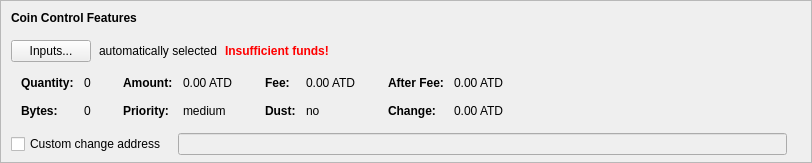
    <widget class="QFrame" name="frameCoinControl">
     <property name="sizePolicy">
      <sizepolicy hsizetype="Expanding" vsizetype="Expanding">
       <horstretch>0</horstretch>
       <verstretch>0</verstretch>
      </sizepolicy>
     </property>
     <property name="maximumSize">
      <size>
       <width>16777215</width>
       <height>16777215</height>
      </size>
     </property>
     <property name="frameShape">
      <enum>QFrame::StyledPanel</enum>
     </property>
     <property name="frameShadow">
      <enum>QFrame::Sunken</enum>
     </property>
     <layout class="QVBoxLayout" name="verticalLayoutCoinControl2">
      <property name="spacing">
       <number>0</number>
      </property>
      <property name="leftMargin">
       <number>0</number>
      </property>
      <property name="topMargin">
       <number>0</number>
      </property>
      <property name="rightMargin">
       <number>0</number>
      </property>
      <property name="bottomMargin">
       <number>6</number>
      </property>
      <item>
       <layout class="QVBoxLayout" name="verticalLayoutCoinControl" stretch="0,0,0,0,1">
        <property name="spacing">
         <number>0</number>
        </property>
        <property name="leftMargin">
         <number>10</number>
        </property>
        <property name="topMargin">
         <number>10</number>
        </property>
        <item>
         <layout class="QHBoxLayout" name="horizontalLayoutCoinControl1">
          <property name="bottomMargin">
           <number>15</number>
          </property>
          <item>
           <widget class="QLabel" name="labelCoinControlFeatures">
            <property name="sizePolicy">
             <sizepolicy hsizetype="Preferred" vsizetype="Maximum">
              <horstretch>0</horstretch>
              <verstretch>0</verstretch>
             </sizepolicy>
            </property>
            <property name="font">
             <font>
              <weight>75</weight>
              <bold>true</bold>
             </font>
            </property>
            <property name="styleSheet">
             <string notr="true">font-weight:bold;</string>
            </property>
            <property name="text">
             <string>Coin Control Features</string>
            </property>
           </widget>
          </item>
         </layout>
        </item>
        <item>
         <layout class="QHBoxLayout" name="horizontalLayoutCoinControl2" stretch="0,0,0,0">
          <property name="spacing">
           <number>8</number>
          </property>
          <property name="bottomMargin">
           <number>10</number>
          </property>
          <item>
           <widget class="QPushButton" name="pushButtonCoinControl">
            <property name="styleSheet">
             <string notr="true"/>
            </property>
            <property name="text">
             <string>Inputs...</string>
            </property>
            <property name="autoDefault">
             <bool>false</bool>
            </property>
           </widget>
          </item>
          <item>
           <widget class="QLabel" name="labelCoinControlAutomaticallySelected">
            <property name="text">
             <string>automatically selected</string>
            </property>
            <property name="margin">
             <number>5</number>
            </property>
           </widget>
          </item>
          <item>
           <widget class="QLabel" name="labelCoinControlInsuffFunds">
            <property name="font">
             <font>
              <weight>75</weight>
              <bold>true</bold>
             </font>
            </property>
            <property name="styleSheet">
             <string notr="true">color:red;font-weight:bold;</string>
            </property>
            <property name="text">
             <string>Insufficient funds!</string>
            </property>
            <property name="margin">
             <number>5</number>
            </property>
           </widget>
          </item>
          <item>
           <spacer name="horizontalSpacerCoinControl">
            <property name="orientation">
             <enum>Qt::Horizontal</enum>
            </property>
            <property name="sizeHint" stdset="0">
             <size>
              <width>40</width>
              <height>1</height>
             </size>
            </property>
           </spacer>
          </item>
         </layout>
        </item>
        <item>
         <widget class="QWidget" name="widgetCoinControl" native="true">
          <property name="sizePolicy">
           <sizepolicy hsizetype="Preferred" vsizetype="Preferred">
            <horstretch>0</horstretch>
            <verstretch>0</verstretch>
           </sizepolicy>
          </property>
          <property name="minimumSize">
           <size>
            <width>0</width>
            <height>0</height>
           </size>
          </property>
          <property name="styleSheet">
           <string notr="true"/>
          </property>
          <layout class="QHBoxLayout" name="horizontalLayoutCoinControl5">
           <property name="leftMargin">
            <number>0</number>
           </property>
           <property name="topMargin">
            <number>0</number>
           </property>
           <property name="rightMargin">
            <number>0</number>
           </property>
           <property name="bottomMargin">
            <number>0</number>
           </property>
           <item>
            <layout class="QHBoxLayout" name="horizontalLayoutCoinControl3" stretch="0,0,0,1">
             <property name="spacing">
              <number>20</number>
             </property>
             <property name="topMargin">
              <number>0</number>
             </property>
             <property name="bottomMargin">
              <number>10</number>
             </property>
             <item>
              <layout class="QFormLayout" name="formLayoutCoinControl1">
               <property name="horizontalSpacing">
                <number>10</number>
               </property>
               <property name="verticalSpacing">
                <number>14</number>
               </property>
               <property name="leftMargin">
                <number>10</number>
               </property>
               <property name="topMargin">
                <number>4</number>
               </property>
               <property name="rightMargin">
                <number>6</number>
               </property>
               <item row="0" column="0">
                <widget class="QLabel" name="labelCoinControlQuantityText">
                 <property name="font">
                  <font>
                   <weight>75</weight>
                   <bold>true</bold>
                  </font>
                 </property>
                 <property name="text">
                  <string>Quantity:</string>
                 </property>
                 <property name="margin">
                  <number>0</number>
                 </property>
                </widget>
               </item>
               <item row="0" column="1">
                <widget class="QLabel" name="labelCoinControlQuantity">
                 <property name="cursor">
                  <cursorShape>IBeamCursor</cursorShape>
                 </property>
                 <property name="contextMenuPolicy">
                  <enum>Qt::ActionsContextMenu</enum>
                 </property>
                 <property name="text">
                  <string notr="true">0</string>
                 </property>
                 <property name="margin">
                  <number>0</number>
                 </property>
                 <property name="textInteractionFlags">
                  <set>Qt::LinksAccessibleByMouse|Qt::TextSelectableByKeyboard|Qt::TextSelectableByMouse</set>
                 </property>
                </widget>
               </item>
               <item row="1" column="0">
                <widget class="QLabel" name="labelCoinControlBytesText">
                 <property name="font">
                  <font>
                   <weight>75</weight>
                   <bold>true</bold>
                  </font>
                 </property>
                 <property name="text">
                  <string>Bytes:</string>
                 </property>
                </widget>
               </item>
               <item row="1" column="1">
                <widget class="QLabel" name="labelCoinControlBytes">
                 <property name="cursor">
                  <cursorShape>IBeamCursor</cursorShape>
                 </property>
                 <property name="contextMenuPolicy">
                  <enum>Qt::ActionsContextMenu</enum>
                 </property>
                 <property name="text">
                  <string notr="true">0</string>
                 </property>
                 <property name="textInteractionFlags">
                  <set>Qt::LinksAccessibleByMouse|Qt::TextSelectableByKeyboard|Qt::TextSelectableByMouse</set>
                 </property>
                </widget>
               </item>
              </layout>
             </item>
             <item>
              <layout class="QFormLayout" name="formLayoutCoinControl2">
               <property name="horizontalSpacing">
                <number>10</number>
               </property>
               <property name="verticalSpacing">
                <number>14</number>
               </property>
               <property name="leftMargin">
                <number>6</number>
               </property>
               <property name="topMargin">
                <number>4</number>
               </property>
               <property name="rightMargin">
                <number>6</number>
               </property>
               <item row="0" column="0">
                <widget class="QLabel" name="labelCoinControlAmountText">
                 <property name="font">
                  <font>
                   <weight>75</weight>
                   <bold>true</bold>
                  </font>
                 </property>
                 <property name="text">
                  <string>Amount:</string>
                 </property>
                 <property name="margin">
                  <number>0</number>
                 </property>
                </widget>
               </item>
               <item row="0" column="1">
                <widget class="QLabel" name="labelCoinControlAmount">
                 <property name="cursor">
                  <cursorShape>IBeamCursor</cursorShape>
                 </property>
                 <property name="contextMenuPolicy">
                  <enum>Qt::ActionsContextMenu</enum>
                 </property>
                 <property name="text">
                  <string notr="true">0.00 ATD</string>
                 </property>
                 <property name="textInteractionFlags">
                  <set>Qt::LinksAccessibleByMouse|Qt::TextSelectableByKeyboard|Qt::TextSelectableByMouse</set>
                 </property>
                </widget>
               </item>
               <item row="1" column="0">
                <widget class="QLabel" name="labelCoinControlPriorityText">
                 <property name="font">
                  <font>
                   <weight>75</weight>
                   <bold>true</bold>
                  </font>
                 </property>
                 <property name="text">
                  <string>Priority:</string>
                 </property>
                </widget>
               </item>
               <item row="1" column="1">
                <widget class="QLabel" name="labelCoinControlPriority">
                 <property name="cursor">
                  <cursorShape>IBeamCursor</cursorShape>
                 </property>
                 <property name="contextMenuPolicy">
                  <enum>Qt::ActionsContextMenu</enum>
                 </property>
                 <property name="text">
                  <string notr="true">medium</string>
                 </property>
                 <property name="textInteractionFlags">
                  <set>Qt::LinksAccessibleByMouse|Qt::TextSelectableByKeyboard|Qt::TextSelectableByMouse</set>
                 </property>
                </widget>
               </item>
              </layout>
             </item>
             <item>
              <layout class="QFormLayout" name="formLayoutCoinControl3">
               <property name="horizontalSpacing">
                <number>10</number>
               </property>
               <property name="verticalSpacing">
                <number>14</number>
               </property>
               <property name="leftMargin">
                <number>6</number>
               </property>
               <property name="topMargin">
                <number>4</number>
               </property>
               <property name="rightMargin">
                <number>6</number>
               </property>
               <item row="0" column="0">
                <widget class="QLabel" name="labelCoinControlFeeText">
                 <property name="font">
                  <font>
                   <weight>75</weight>
                   <bold>true</bold>
                  </font>
                 </property>
                 <property name="text">
                  <string>Fee:</string>
                 </property>
                 <property name="margin">
                  <number>0</number>
                 </property>
                </widget>
               </item>
               <item row="0" column="1">
                <widget class="QLabel" name="labelCoinControlFee">
                 <property name="cursor">
                  <cursorShape>IBeamCursor</cursorShape>
                 </property>
                 <property name="contextMenuPolicy">
                  <enum>Qt::ActionsContextMenu</enum>
                 </property>
                 <property name="text">
                  <string notr="true">0.00 ATD</string>
                 </property>
                 <property name="textInteractionFlags">
                  <set>Qt::LinksAccessibleByMouse|Qt::TextSelectableByKeyboard|Qt::TextSelectableByMouse</set>
                 </property>
                </widget>
               </item>
               <item row="1" column="0">
                <widget class="QLabel" name="labelCoinControlLowOutputText">
                 <property name="font">
                  <font>
                   <weight>75</weight>
                   <bold>true</bold>
                  </font>
                 </property>
                 <property name="text">
                  <string>Dust:</string>
                 </property>
                </widget>
               </item>
               <item row="1" column="1">
                <widget class="QLabel" name="labelCoinControlLowOutput">
                 <property name="cursor">
                  <cursorShape>IBeamCursor</cursorShape>
                 </property>
                 <property name="contextMenuPolicy">
                  <enum>Qt::ActionsContextMenu</enum>
                 </property>
                 <property name="text">
                  <string notr="true">no</string>
                 </property>
                 <property name="textInteractionFlags">
                  <set>Qt::LinksAccessibleByMouse|Qt::TextSelectableByKeyboard|Qt::TextSelectableByMouse</set>
                 </property>
                </widget>
               </item>
              </layout>
             </item>
             <item>
              <layout class="QFormLayout" name="formLayoutCoinControl4">
               <property name="horizontalSpacing">
                <number>10</number>
               </property>
               <property name="verticalSpacing">
                <number>14</number>
               </property>
               <property name="leftMargin">
                <number>6</number>
               </property>
               <property name="topMargin">
                <number>4</number>
               </property>
               <property name="rightMargin">
                <number>6</number>
               </property>
               <item row="0" column="0">
                <widget class="QLabel" name="labelCoinControlAfterFeeText">
                 <property name="font">
                  <font>
                   <weight>75</weight>
                   <bold>true</bold>
                  </font>
                 </property>
                 <property name="text">
                  <string>After Fee:</string>
                 </property>
                 <property name="margin">
                  <number>0</number>
                 </property>
                </widget>
               </item>
               <item row="0" column="1">
                <widget class="QLabel" name="labelCoinControlAfterFee">
                 <property name="cursor">
                  <cursorShape>IBeamCursor</cursorShape>
                 </property>
                 <property name="contextMenuPolicy">
                  <enum>Qt::ActionsContextMenu</enum>
                 </property>
                 <property name="text">
                  <string notr="true">0.00 ATD</string>
                 </property>
                 <property name="textInteractionFlags">
                  <set>Qt::LinksAccessibleByMouse|Qt::TextSelectableByKeyboard|Qt::TextSelectableByMouse</set>
                 </property>
                </widget>
               </item>
               <item row="1" column="0">
                <widget class="QLabel" name="labelCoinControlChangeText">
                 <property name="font">
                  <font>
                   <weight>75</weight>
                   <bold>true</bold>
                  </font>
                 </property>
                 <property name="text">
                  <string>Change:</string>
                 </property>
                </widget>
               </item>
               <item row="1" column="1">
                <widget class="QLabel" name="labelCoinControlChange">
                 <property name="cursor">
                  <cursorShape>IBeamCursor</cursorShape>
                 </property>
                 <property name="contextMenuPolicy">
                  <enum>Qt::ActionsContextMenu</enum>
                 </property>
                 <property name="text">
                  <string notr="true">0.00 ATD</string>
                 </property>
                 <property name="textInteractionFlags">
                  <set>Qt::LinksAccessibleByMouse|Qt::TextSelectableByKeyboard|Qt::TextSelectableByMouse</set>
                 </property>
                </widget>
               </item>
              </layout>
             </item>
            </layout>
           </item>
          </layout>
         </widget>
        </item>
        <item>
         <layout class="QHBoxLayout" name="horizontalLayoutCoinControl4" stretch="0,0,0">
          <property name="spacing">
           <number>12</number>
          </property>
          <property name="sizeConstraint">
           <enum>QLayout::SetDefaultConstraint</enum>
          </property>
          <property name="topMargin">
           <number>5</number>
          </property>
          <property name="rightMargin">
           <number>5</number>
          </property>
          <item>
           <widget class="QCheckBox" name="checkBoxCoinControlChange">
            <property name="toolTip">
             <string>If this is activated, but the change address is empty or invalid, change will be sent to a newly generated address.</string>
            </property>
            <property name="text">
             <string>Custom change address</string>
            </property>
           </widget>
          </item>
          <item>
           <widget class="QValidatedLineEdit" name="lineEditCoinControlChange">
            <property name="enabled">
             <bool>false</bool>
            </property>
            <property name="sizePolicy">
             <sizepolicy hsizetype="Expanding" vsizetype="Fixed">
              <horstretch>0</horstretch>
              <verstretch>0</verstretch>
             </sizepolicy>
            </property>
           </widget>
          </item>
          <item>
           <widget class="QLabel" name="labelCoinControlChangeLabel">
            <property name="sizePolicy">
             <sizepolicy hsizetype="Preferred" vsizetype="Expanding">
              <horstretch>0</horstretch>
              <verstretch>0</verstretch>
             </sizepolicy>
            </property>
            <property name="minimumSize">
             <size>
              <width>0</width>
              <height>0</height>
             </size>
            </property>
            <property name="text">
             <string/>
            </property>
            <property name="margin">
             <number>3</number>
            </property>
           </widget>
          </item>
         </layout>
        </item>
        <item>
         <spacer name="verticalSpacerCoinControl">
          <property name="orientation">
           <enum>Qt::Vertical</enum>
          </property>
          <property name="sizeHint" stdset="0">
           <size>
            <width>800</width>
            <height>1</height>
           </size>
          </property>
         </spacer>
        </item>
       </layout>
      </item>
     </layout>
    </widget>
